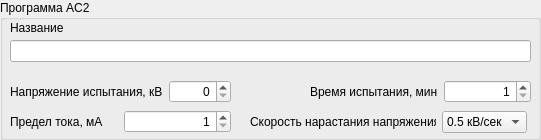
     <widget class="QGroupBox" name="ProgrammControl_3">
      <property name="geometry">
       <rect>
        <x>9</x>
        <y>185</y>
        <width>541</width>
        <height>140</height>
       </rect>
      </property>
      <property name="title">
       <string>Программа AC2</string>
      </property>
      <widget class="QLabel" name="label_39">
       <property name="geometry">
        <rect>
         <x>10</x>
         <y>20</y>
         <width>101</width>
         <height>16</height>
        </rect>
       </property>
       <property name="text">
        <string>Название</string>
       </property>
      </widget>
      <widget class="QLineEdit" name="AC2NameEdit">
       <property name="geometry">
        <rect>
         <x>10</x>
         <y>40</y>
         <width>521</width>
         <height>22</height>
        </rect>
       </property>
       <property name="maxLength">
        <number>100</number>
       </property>
      </widget>
      <widget class="QWidget" name="layoutWidget">
       <property name="geometry">
        <rect>
         <x>10</x>
         <y>110</y>
         <width>221</width>
         <height>24</height>
        </rect>
       </property>
       <layout class="QHBoxLayout" name="horizontalLayout_6">
        <item>
         <widget class="QLabel" name="label_40">
          <property name="text">
           <string>Предел тока, мА</string>
          </property>
         </widget>
        </item>
        <item>
         <widget class="QSpinBox" name="AC2CurrentBox">
          <property name="alignment">
           <set>Qt::AlignRight|Qt::AlignTrailing|Qt::AlignVCenter</set>
          </property>
          <property name="minimum">
           <number>1</number>
          </property>
          <property name="maximum">
           <number>200</number>
          </property>
         </widget>
        </item>
       </layout>
      </widget>
      <widget class="QWidget" name="layoutWidget_2">
       <property name="geometry">
        <rect>
         <x>10</x>
         <y>80</y>
         <width>221</width>
         <height>24</height>
        </rect>
       </property>
       <layout class="QHBoxLayout" name="horizontalLayout_7">
        <item>
         <widget class="QLabel" name="label_41">
          <property name="text">
           <string>Напряжение испытания, кВ</string>
          </property>
         </widget>
        </item>
        <item>
         <widget class="QSpinBox" name="AC2VoltageBox">
          <property name="alignment">
           <set>Qt::AlignRight|Qt::AlignTrailing|Qt::AlignVCenter</set>
          </property>
          <property name="maximum">
           <number>100</number>
          </property>
         </widget>
        </item>
       </layout>
      </widget>
      <widget class="QWidget" name="layoutWidget_3">
       <property name="geometry">
        <rect>
         <x>310</x>
         <y>80</y>
         <width>221</width>
         <height>24</height>
        </rect>
       </property>
       <layout class="QHBoxLayout" name="horizontalLayout_8">
        <item>
         <widget class="QLabel" name="label_42">
          <property name="text">
           <string>Время испытания, мин</string>
          </property>
         </widget>
        </item>
        <item>
         <widget class="QSpinBox" name="AC2Time">
          <property name="alignment">
           <set>Qt::AlignRight|Qt::AlignTrailing|Qt::AlignVCenter</set>
          </property>
          <property name="minimum">
           <number>1</number>
          </property>
          <property name="maximum">
           <number>900</number>
          </property>
         </widget>
        </item>
       </layout>
      </widget>
      <widget class="QWidget" name="layoutWidget_4">
       <property name="geometry">
        <rect>
         <x>250</x>
         <y>110</y>
         <width>277</width>
         <height>24</height>
        </rect>
       </property>
       <layout class="QHBoxLayout" name="horizontalLayout_9">
        <item>
         <widget class="QLabel" name="label_43">
          <property name="text">
           <string>Скорость нарастания напряжения</string>
          </property>
         </widget>
        </item>
        <item>
         <widget class="QComboBox" name="AC2AutoSpeedBox">
          <item>
           <property name="text">
            <string>0.5 кВ/сек</string>
           </property>
          </item>
          <item>
           <property name="text">
            <string>1 кВ/сек</string>
           </property>
          </item>
          <item>
           <property name="text">
            <string>2кВ/сек</string>
           </property>
          </item>
         </widget>
        </item>
       </layout>
      </widget>
     </widget>
